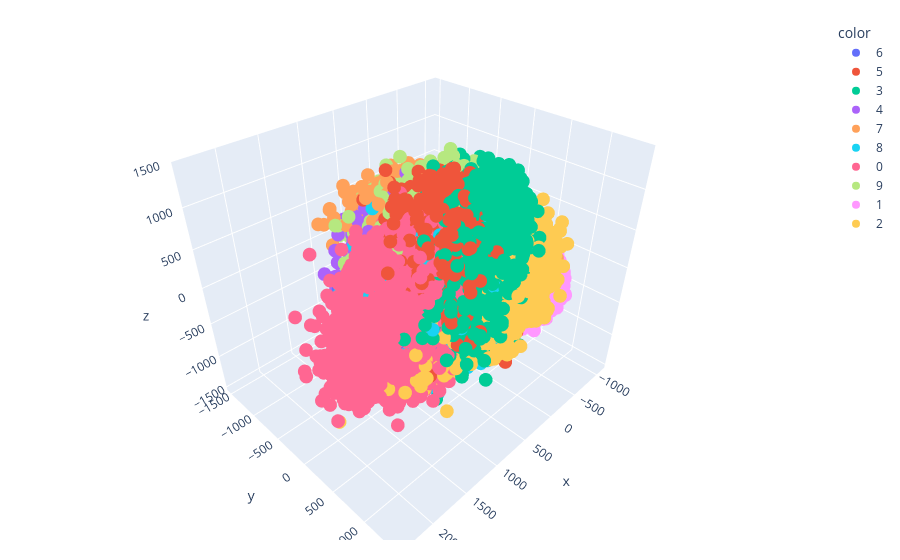

The notebook cell this image was saved under:
### Code cell
y_train2 = y_train.astype(str)

fig = px.scatter_3d(
    x=X_train2[:, 0],
    y=X_train2[:, 1],
    z=X_train2[:, 2],
    color=y_train2
)

fig.update_layout(
    margin=dict(l=20, r=20, t=20, b=20)
)

fig.show()

### Figure 1 — Plotly figure (JSON) as saved in the notebook; plotly's stock layout.template omitted (floating-point values rounded to 4 significant figures; data arrays with more than 128 entries replaced by an {"elided": "..."} marker saying what was removed)
{"data": [{"hovertemplate": "color=6<br>x=%{x}<br>y=%{y}<br>z=%{z}<extra></extra>", "legendgroup": "6", "marker": {"color": "#636efa", "symbol": "circle"}, "mode": "markers", "name": "6", "scene": "scene", "showlegend": true, "type": "scatter3d", "x": {"elided": "3352 float values"}, "y": {"elided": "3352 float values"}, "z": {"elided": "3352 float values"}}, {"hovertemplate": "color=5<br>x=%{x}<br>y=%{y}<br>z=%{z}<extra></extra>", "legendgroup": "5", "marker": {"color": "#EF553B", "symbol": "circle"}, "mode": "markers", "name": "5", "scene": "scene", "showlegend": true, "type": "scatter3d", "x": {"elided": "3093 float values"}, "y": {"elided": "3093 float values"}, "z": {"elided": "3093 float values"}}, {"hovertemplate": "color=3<br>x=%{x}<br>y=%{y}<br>z=%{z}<extra></extra>", "legendgroup": "3", "marker": {"color": "#00cc96", "symbol": "circle"}, "mode": "markers", "name": "3", "scene": "scene", "showlegend": true, "type": "scatter3d", "x": {"elided": "3414 float values"}, "y": {"elided": "3414 float values"}, "z": {"elided": "3414 float values"}}, {"hovertemplate": "color=4<br>x=%{x}<br>y=%{y}<br>z=%{z}<extra></extra>", "legendgroup": "4", "marker": {"color": "#ab63fa", "symbol": "circle"}, "mode": "markers", "name": "4", "scene": "scene", "showlegend": true, "type": "scatter3d", "x": {"elided": "3233 float values"}, "y": {"elided": "3233 float values"}, "z": {"elided": "3233 float values"}}, {"hovertemplate": "color=7<br>x=%{x}<br>y=%{y}<br>z=%{z}<extra></extra>", "legendgroup": "7", "marker": {"color": "#FFA15A", "symbol": "circle"}, "mode": "markers", "name": "7", "scene": "scene", "showlegend": true, "type": "scatter3d", "x": {"elided": "3508 float values"}, "y": {"elided": "3508 float values"}, "z": {"elided": "3508 float values"}}, {"hovertemplate": "color=8<br>x=%{x}<br>y=%{y}<br>z=%{z}<extra></extra>", "legendgroup": "8", "marker": {"color": "#19d3f3", "symbol": "circle"}, "mode": "markers", "name": "8", "scene": "scene", "showlegend": true, "type": "scatter3d", "x": {"elided": "3228 float values"}, "y": {"elided": "3228 float values"}, "z": {"elided": "3228 float values"}}, {"hovertemplate": "color=0<br>x=%{x}<br>y=%{y}<br>z=%{z}<extra></extra>", "legendgroup": "0", "marker": {"color": "#FF6692", "symbol": "circle"}, "mode": "markers", "name": "0", "scene": "scene", "showlegend": true, "type": "scatter3d", "x": {"elided": "3316 float values"}, "y": {"elided": "3316 float values"}, "z": {"elided": "3316 float values"}}, {"hovertemplate": "color=9<br>x=%{x}<br>y=%{y}<br>z=%{z}<extra></extra>", "legendgroup": "9", "marker": {"color": "#B6E880", "symbol": "circle"}, "mode": "markers", "name": "9", "scene": "scene", "showlegend": true, "type": "scatter3d", "x": {"elided": "3350 float values"}, "y": {"elided": "3350 float values"}, "z": {"elided": "3350 float values"}}, {"hovertemplate": "color=1<br>x=%{x}<br>y=%{y}<br>z=%{z}<extra></extra>", "legendgroup": "1", "marker": {"color": "#FF97FF", "symbol": "circle"}, "mode": "markers", "name": "1", "scene": "scene", "showlegend": true, "type": "scatter3d", "x": {"elided": "3775 float values"}, "y": {"elided": "3775 float values"}, "z": {"elided": "3775 float values"}}, {"hovertemplate": "color=2<br>x=%{x}<br>y=%{y}<br>z=%{z}<extra></extra>", "legendgroup": "2", "marker": {"color": "#FECB52", "symbol": "circle"}, "mode": "markers", "name": "2", "scene": "scene", "showlegend": true, "type": "scatter3d", "x": {"elided": "3331 float values"}, "y": {"elided": "3331 float values"}, "z": {"elided": "3331 float values"}}], "layout": {"legend": {"title": {"text": "color"}, "tracegroupgap": 0}, "margin": {"b": 20, "l": 20, "r": 20, "t": 20}, "scene": {"domain": {"x": [0, 1], "y": [0, 1]}, "xaxis": {"title": {"text": "x"}}, "yaxis": {"title": {"text": "y"}}, "zaxis": {"title": {"text": "z"}}}}}
